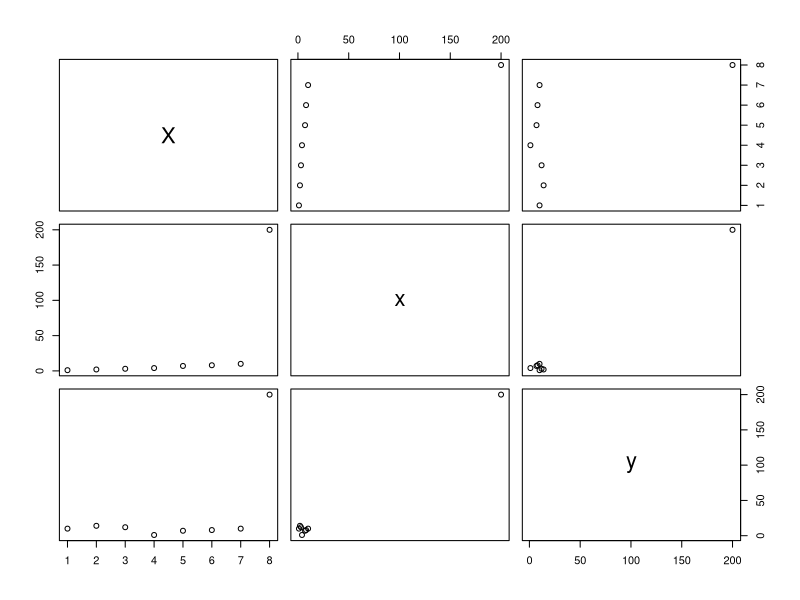

R code for this plot:
## ---- chunk 1
a<-read.csv("data.csv")
plot(a)
